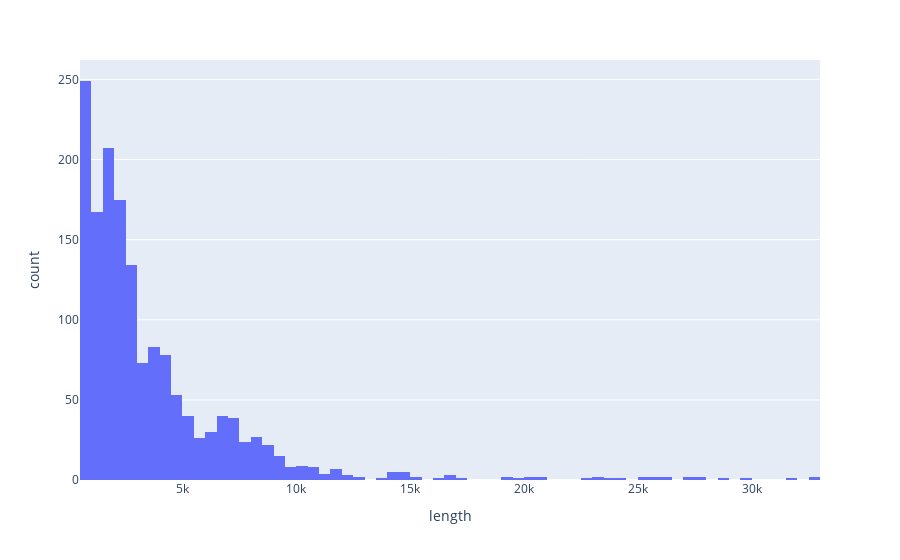

Notebook code cell kept with this figure:
### Markdown cell above
Evaluate distribution of article lengths.

### Code cell
fig = px.histogram(news, x="length")
fig.show()

### Figure 1 — Plotly figure (JSON) as saved in the notebook; plotly's stock layout.template omitted (floating-point values rounded to 4 significant figures; data arrays with more than 128 entries replaced by an {"elided": "..."} marker saying what was removed)
{"data": [{"alignmentgroup": "True", "bingroup": "x", "hovertemplate": "length=%{x}<br>count=%{y}<extra></extra>", "legendgroup": "", "marker": {"color": "#636efa", "pattern": {"shape": ""}}, "name": "", "offsetgroup": "", "orientation": "v", "showlegend": false, "type": "histogram", "x": {"elided": "1568 int values"}, "xaxis": "x", "yaxis": "y"}], "layout": {"barmode": "relative", "legend": {"tracegroupgap": 0}, "margin": {"t": 60}, "xaxis": {"anchor": "y", "domain": [0, 1], "title": {"text": "length"}}, "yaxis": {"anchor": "x", "domain": [0, 1], "title": {"text": "count"}}}}
